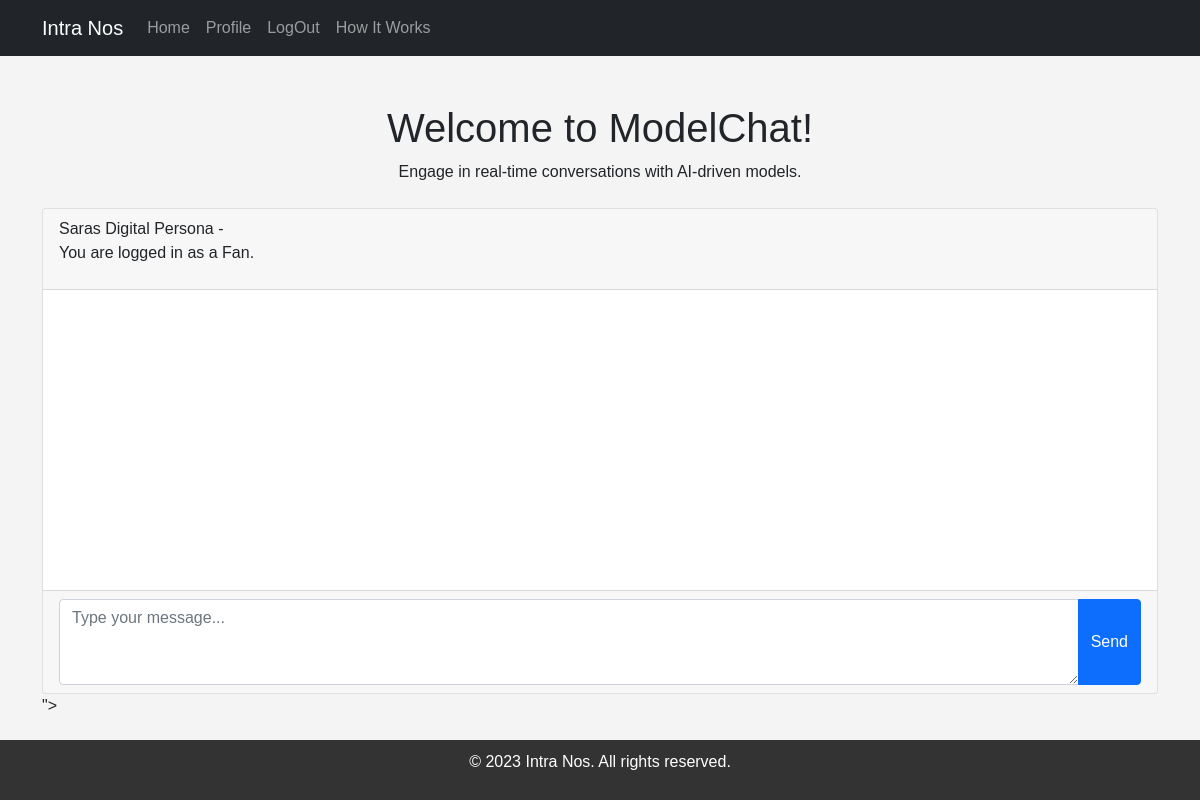
The app's page /home/ (signed in), older data.
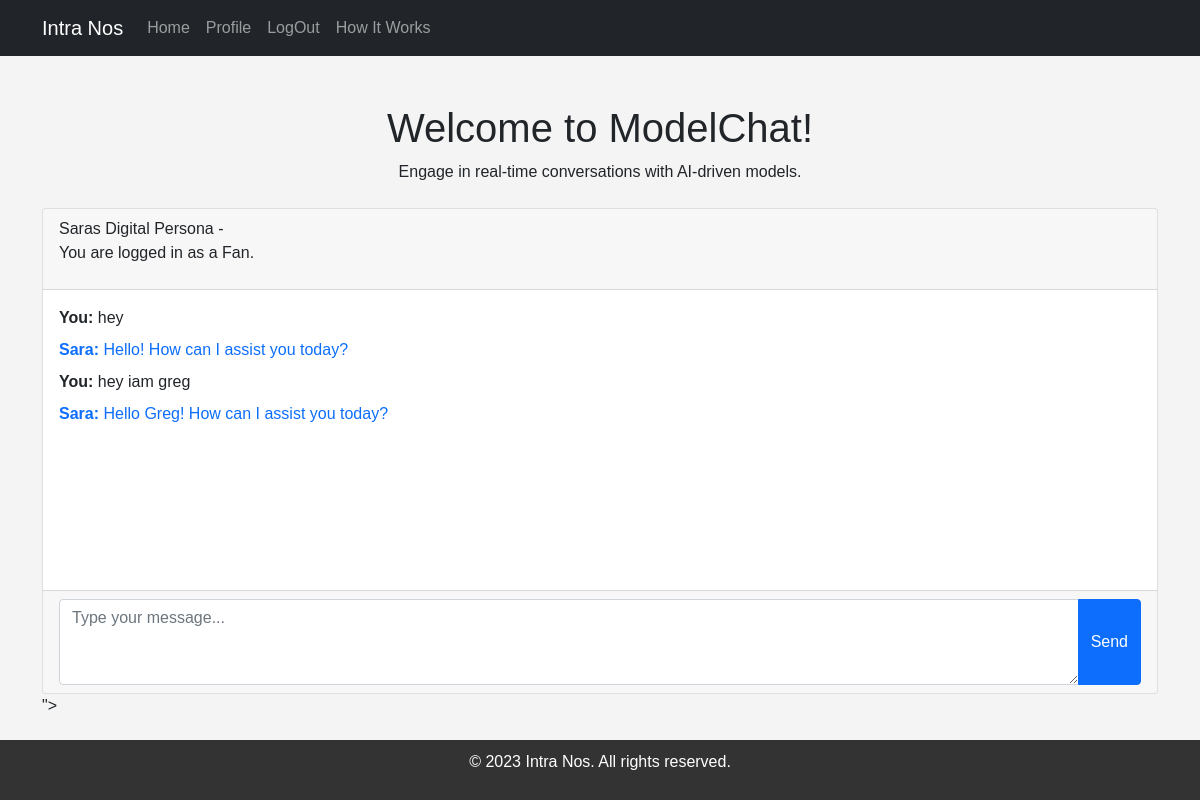
The same page, newer data.
### chat/models.py (models this page shows)
class ChatMessage(models.Model):
    MESSAGE_TYPE_CHOICES = (
        ('USER', 'User'),
        ('AI', 'AI'),
    )
    sender = models.ForeignKey(CustomUser, on_delete=models.CASCADE, related_name='sent_messages')
    receiver = models.ForeignKey(CustomUser, on_delete=models.CASCADE, related_name='received_messages')
    message_type = models.CharField(max_length=4, choices=MESSAGE_TYPE_CHOICES, default='USER')
    content = models.TextField()
    timestamp = models.DateTimeField(auto_now_add=True)
    is_translated = models.BooleanField(default=False)  # To track if a message was translated
    original_language = models.CharField(max_length=10, blank=True, null=True)  # Store original language code
    conversation = models.ForeignKey(Conversation, on_delete=models.CASCADE, related_name='messages', null=True)

### chat/views.py (the view)
# urls.py: path('home/', views.home, name='home'),
def home(request):
    messages = ChatMessage.objects.filter(Q(sender=request.user) | Q(receiver=request.user)).order_by('timestamp')[:20]
    return render(request, 'chat/home.html', {'messages': messages})

### templates/chat/home.html (shortened to what this page needs)
{% extends "base.html" %}
{% block content %}
<div class="text-center my-4">
    <h1>Welcome to ModelChat!</h1>
    <p>Engage in real-time conversations with AI-driven models.</p>
</div>
<div class="card">
    <div class="card-header">
        Saras Digital Persona -
        {% if user.user_type == "MODEL" %}
        <p>You are logged in as a Model.</p>
        {% elif user.user_type == "FAN" %}
            <p>You are logged in as a Fan.</p>
        {% else %}
            <p>Welcome to the platform!</p>
        {% endif %}
    </div>
    <div class="card-body" id="chat-box" style="height: 300px; overflow-y: scroll;">
        {% for message in messages %}
        {% if message.sender == request.user %}
            <div class="mb-2"><strong>You:</strong> {{ message.content }}</div>
        {% else %}
            <div class="mb-2 text-primary"><strong>Sara:</strong> {{ message.content }}</div>
        {% endif %}
    {% endfor %}
    </div>
    <div class="card-footer">
        <div class="input-group">
            <textarea id="message-input" rows="3" class="form-control" placeholder="Type your message..."></textarea>
            <button id="send-button" class="btn btn-primary">Send</button>
        </div>
    </div>
</div>
<input type="hidden" id="csrf-token" value="{% csrf_token %}">
{% endblock %}

### templates/base.html (shortened to what this page needs)
<!DOCTYPE html>
<html lang="en">
<head>
    <link href="https://cdn.jsdelivr.net/npm/bootstrap@5.1.3/dist/css/bootstrap.min.css" rel="stylesheet">
</head>
<body>
<nav class="navbar navbar-expand-lg navbar-dark bg-dark">
    <div class="container">
        <a class="navbar-brand" href="#">Intra Nos</a>
        <div class="collapse navbar-collapse" id="navbarNav">
            <ul class="navbar-nav ml-auto">
                {% if user.is_authenticated %}
                    <li class="nav-item">
                        <a class="nav-link" href="{% url 'home' %}">Home</a>
                    </li>
                    {% if user.user_type == "FAN" %}
                        <li class="nav-item">
                            <a class="nav-link" href="{% url 'fan_dashboard' %}">Profile</a>
                        </li>
                    {% endif %}
                    <li class="nav-item">
                        <a class="nav-link" href="{% url 'account_logout' %}">LogOut</a>
                    </li>
                {% endif %}
                <li class="nav-item">
                    <a class="nav-link" href="{% url 'how_it_works' %}">How It Works</a>
                </li>
            </ul>
        </div>
    </div>
</nav>
<div class="container mt-5">
    {% block content %}{% endblock %}
</div>
<footer>
    <p>&copy; 2023 Intra Nos. All rights reserved.</p>
</footer>
</body>
</html>

### templates/base.html (style rules this page uses)
body { font-family: 'Arial', sans-serif; margin: 0; padding: 0; background-color: #f4f4f4; }
.navbar { margin-bottom: 40px; }
footer { background-color: #333; color: #fff; text-align: center; padding: 10px; position: absolute; bottom: 0; width: 100%; }

Row changes from the older to the newer data that the page shows:
now on this page (row edited): ChatMessage: content "hey"
now on this page (row edited): ChatMessage: content "Hello! How can I assist you today?"
now on this page (row edited): ChatMessage: content "hey iam greg"
now on this page (row edited): ChatMessage: content "Hello Greg! How can I assist you today?"
